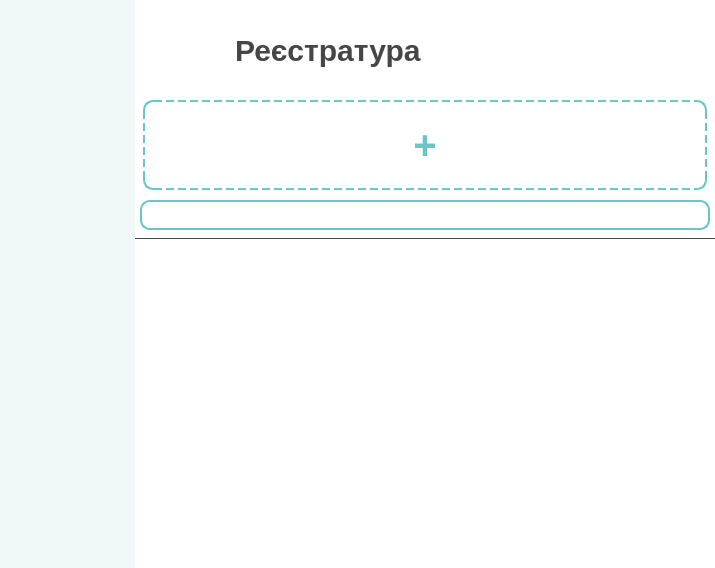
<?xml version="1.0" encoding="UTF-8"?>
<ui version="4.0">
 <class>MainWindow</class>
 <widget class="QMainWindow" name="MainWindow">
  <property name="geometry">
   <rect>
    <x>0</x>
    <y>0</y>
    <width>715</width>
    <height>568</height>
   </rect>
  </property>
  <property name="sizePolicy">
   <sizepolicy hsizetype="Expanding" vsizetype="Expanding">
    <horstretch>0</horstretch>
    <verstretch>0</verstretch>
   </sizepolicy>
  </property>
  <property name="minimumSize">
   <size>
    <width>715</width>
    <height>568</height>
   </size>
  </property>
  <property name="maximumSize">
   <size>
    <width>715</width>
    <height>568</height>
   </size>
  </property>
  <property name="windowTitle">
   <string>MainWindow</string>
  </property>
  <property name="styleSheet">
   <string notr="true">*{
font-family: 'Comfortaa', cursive;
font-weight: bold;
color: #464646;
}
QMainWindow{
background: white;
}

QScrollBar:vertical {
width: 10px;
  border-radius: 10px;
}
QPushButton:hover{
border: 2px dashed #464646;
}
QScrollBar::handle:vertical {
    background: rgb(101, 199, 198);
}
QPushButton:pressed {
   background: rgb(240, 249, 248);
}
QScrollBar::add-line:vertical,
QScrollBar::sub-line:vertical {
    border: none;
    background: none;
}</string>
  </property>
  <widget class="QWidget" name="centralwidget">
   <property name="styleSheet">
    <string notr="true"/>
   </property>
   <layout class="QGridLayout" name="gridLayout">
    <property name="leftMargin">
     <number>0</number>
    </property>
    <property name="topMargin">
     <number>0</number>
    </property>
    <property name="rightMargin">
     <number>0</number>
    </property>
    <property name="bottomMargin">
     <number>0</number>
    </property>
    <property name="spacing">
     <number>0</number>
    </property>
    <item row="1" column="2">
     <widget class="QLabel" name="mainText">
      <property name="styleSheet">
       <string notr="true">font-size: 30px;
font-weight: bold;
padding: 0px;
margin: 0px;</string>
      </property>
      <property name="text">
       <string>Реєстратура</string>
      </property>
     </widget>
    </item>
    <item row="3" column="1" colspan="3">
     <widget class="QPushButton" name="add_new_member_btn">
      <property name="styleSheet">
       <string notr="true">*{
border: 2px dashed  rgb(101, 199, 198);
color: rgb(101, 199, 198);
padding: 20px;
margin-left: 8px;
margin-right: 8px;
border-radius: 10px;
margin-bottom: 10px;
font-size: 40px;
}
*:hover{
border: 2px solid  rgb(101, 199, 198);
background: whitesmoke;
}</string>
      </property>
      <property name="text">
       <string>+</string>
      </property>
     </widget>
    </item>
    <item row="5" column="1" colspan="3">
     <widget class="QLabel" name="label">
      <property name="styleSheet">
       <string notr="true">padding: 0px;</string>
      </property>
      <property name="frameShape">
       <enum>QFrame::HLine</enum>
      </property>
      <property name="text">
       <string/>
      </property>
      <property name="alignment">
       <set>Qt::AlignBottom|Qt::AlignLeading|Qt::AlignLeft</set>
      </property>
     </widget>
    </item>
    <item row="6" column="1" colspan="3">
     <widget class="QScrollArea" name="scrollArea">
      <property name="sizePolicy">
       <sizepolicy hsizetype="Expanding" vsizetype="Expanding">
        <horstretch>0</horstretch>
        <verstretch>0</verstretch>
       </sizepolicy>
      </property>
      <property name="styleSheet">
       <string notr="true">border: 0px;
padding: 0px;
background: transparent;</string>
      </property>
      <property name="frameShadow">
       <enum>QFrame::Plain</enum>
      </property>
      <property name="lineWidth">
       <number>0</number>
      </property>
      <property name="midLineWidth">
       <number>0</number>
      </property>
      <property name="verticalScrollBarPolicy">
       <enum>Qt::ScrollBarAsNeeded</enum>
      </property>
      <property name="horizontalScrollBarPolicy">
       <enum>Qt::ScrollBarAlwaysOff</enum>
      </property>
      <property name="sizeAdjustPolicy">
       <enum>QAbstractScrollArea::AdjustToContentsOnFirstShow</enum>
      </property>
      <property name="widgetResizable">
       <bool>true</bool>
      </property>
      <property name="alignment">
       <set>Qt::AlignCenter</set>
      </property>
      <widget class="QWidget" name="scrollAreaWidgetContents">
       <property name="geometry">
        <rect>
         <x>0</x>
         <y>0</y>
         <width>580</width>
         <height>324</height>
        </rect>
       </property>
       <property name="minimumSize">
        <size>
         <width>574</width>
         <height>0</height>
        </size>
       </property>
       <property name="styleSheet">
        <string notr="true"/>
       </property>
       <layout class="QVBoxLayout" name="verticalLayout"/>
      </widget>
     </widget>
    </item>
    <item row="1" column="1">
     <widget class="QLabel" name="label_2">
      <property name="minimumSize">
       <size>
        <width>0</width>
        <height>100</height>
       </size>
      </property>
      <property name="maximumSize">
       <size>
        <width>100</width>
        <height>100</height>
       </size>
      </property>
      <property name="styleSheet">
       <string notr="true">border-image: url(ad-6.png);
margin: 5px;
</string>
      </property>
      <property name="text">
       <string/>
      </property>
     </widget>
    </item>
    <item row="0" column="0" rowspan="8">
     <widget class="QFrame" name="leftTab">
      <property name="maximumSize">
       <size>
        <width>135</width>
        <height>16777215</height>
       </size>
      </property>
      <property name="styleSheet">
       <string notr="true">*{
background-color: rgb(240, 249, 248);
}
QPushButton{
font-size: 15px;
font-weight: bold;
border: 0px solid none;
padding: 10px;
}
QPushButton:hover{
border: 2px dashed rgb(101, 199, 198);
}
#leftTab{
padding-left: 0px;
padding-right: 0px;
}</string>
      </property>
      <layout class="QGridLayout" name="leftTabGrid">
       <property name="leftMargin">
        <number>0</number>
       </property>
       <property name="topMargin">
        <number>0</number>
       </property>
       <property name="rightMargin">
        <number>0</number>
       </property>
       <property name="bottomMargin">
        <number>6</number>
       </property>
       <item row="0" column="0">
        <widget class="QLabel" name="logoPhoto">
         <property name="styleSheet">
          <string notr="true">padding: 30px;
margin: 30px;
border-image: url(clear-logo.png);
</string>
         </property>
         <property name="text">
          <string/>
         </property>
        </widget>
       </item>
       <item row="1" column="0">
        <spacer name="verticalSpacer">
         <property name="orientation">
          <enum>Qt::Vertical</enum>
         </property>
         <property name="sizeHint" stdset="0">
          <size>
           <width>20</width>
           <height>40</height>
          </size>
         </property>
        </spacer>
       </item>
      </layout>
     </widget>
    </item>
    <item row="4" column="1" colspan="3">
     <widget class="QLineEdit" name="lineEdit">
      <property name="minimumSize">
       <size>
        <width>0</width>
        <height>30</height>
       </size>
      </property>
      <property name="styleSheet">
       <string notr="true">border: 2px solid  rgb(101, 199, 198);
border-radius: 10px;
margin-left: 5px;
margin-right: 5px;</string>
      </property>
     </widget>
    </item>
   </layout>
  </widget>
 </widget>
 <resources/>
 <connections/>
</ui>
